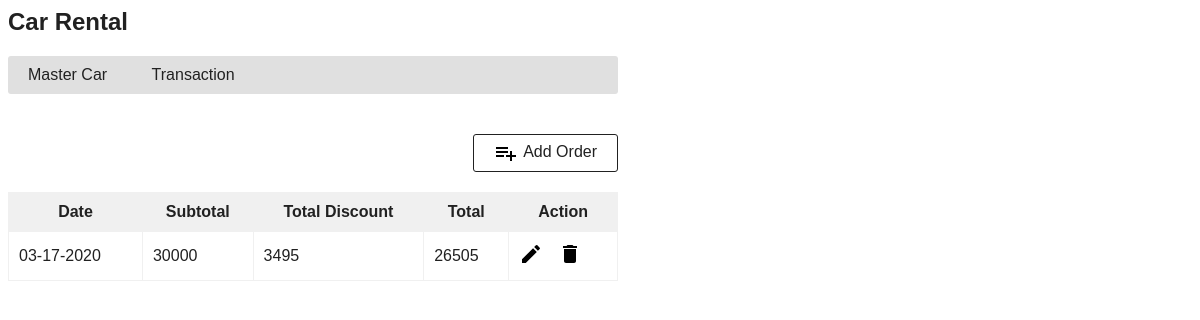
The app's page /index.php?action=order with its own data.
### tables this page shows
CREATE TABLE `t_car_order` (
  `order_id` int(11) NOT NULL,
  `discount1` varchar(50) NOT NULL,
  `discount2` varchar(50) NOT NULL,
  `discount3` varchar(50) NOT NULL,
  `subtotal` float NOT NULL,
  `total` float NOT NULL,
  `order_date` date NOT NULL
);

### class/DBController.php (called while the page is built, shortened)
<?php
class DBController {
    private $host = "localhost:3307";
    private $user = "root";
    private $password = "";
    private $database = "car";
    private $conn;
    function __construct() {
        $this->conn = $this->connectDB();
    }
    function connectDB() {
        $conn = mysqli_connect($this->host,$this->user,$this->password,$this->database);
        return $conn;
    }
    function runBaseQuery($query) {
        $resultset =array();
		$result = $this->conn->query($query);
        if ($result->num_rows > 0) {
            while($row = $result->fetch_assoc()) {
                $resultset[] = $row;
            }
        }
        return $resultset;
    }
}
?>

### class/Order.php (called while the page is built, shortened)
<?php
require_once ("class/DBController.php");
class Order {
    private $db_handle;
    function __construct() {
        $this->db_handle = new DBController();
    }
    function getOrder() {
        $sql = "SELECT * FROM t_car_order";
        $result = $this->db_handle->runBaseQuery($sql);
        return $result;
    }
}
?>

### web/order.php (the view, shortened to what this page needs)
<?php require_once "web/header.php"; ?>
    <div style="text-align: right; margin: 20px 0px 10px;">
        <a id="btnAddAction" href="index.php?action=order-add"><img src="web/image/icon-add.png" />Add Order</a>
    </div>
    <div id="toys-grid">
        <table cellpadding="10" cellspacing="1" class="order_table">
            <thead>
                <tr>
                    <th><strong>Date</strong></th>
					<th><strong>Subtotal</strong></th>
					<th><strong>Total Discount</strong></th>
					<th><strong>Total</strong></th>
                    <th><strong>Action</strong></th>
                </tr>
            </thead>
            <tbody>
                    <?php
                    if (! empty($result)) {
                        foreach ($result as $k => $v) {
                            ?>
          <tr>
					<td><?php
                    $order_date = "";
                    if(!empty($result[$k]["order_date"])) {
                        $order_date = strtotime($result[$k]["order_date"]);
                        $order_date = date("m-d-Y", $order_date);
                    }
                    echo $order_date; ?></td>
                    <td><?php echo $result[$k]["subtotal"]; ?></td>
					<td><?php echo (float) $result[$k]["discount1"]+(float) $result[$k]["discount2"]+(float) $result[$k]["discount3"]; ?></td>
					<td><?php echo $result[$k]["total"]; ?></td>
                    <td><a class="btnEditAction"
                        href="index.php?action=order-edit&date=<?php echo $result[$k]["order_id"]; ?>">
                        <img src="web/image/icon-edit.png" />
                        </a>
                        <a class="btnDeleteAction"
                        href="index.php?action=order-delete&date=<?php echo $result[$k]["order_id"]; ?>">
                        <img src="web/image/icon-delete.png" />
                        </a>
                    </td>
                </tr>
                    <?php
                        }
                    }
                    ?>
        </table>
    </div>
</body>
</html>

### web/css/style.css (style rules this page uses)
body { width: 610px; font-family: Arial; color: #212121; }
#toys-grid { margin-bottom: 30px; }
#toys-grid table { width: 100%; background-color: #F0F0F0; }
#toys-grid table td { background-color: #FFFFFF; }
.btnEditAction { cursor: pointer; text-decoration: none; margin-right: 10px; }
.btnDeleteAction { cursor: pointer; }
#btnAddAction { padding: 6px 20px; color: #212121; text-decoration: none; border-radius: 3px; cursor: pointer; border: #212121 1px solid; margin-bottom: 10px; display: inline-block; }
#btnAddAction img { margin-right: 5px; vertical-align: middle; }

### records on screen
t_car_order: order_date "03-17-2020", subtotal "30000", discount1+discount2+discount3 "3495", total "26505"
